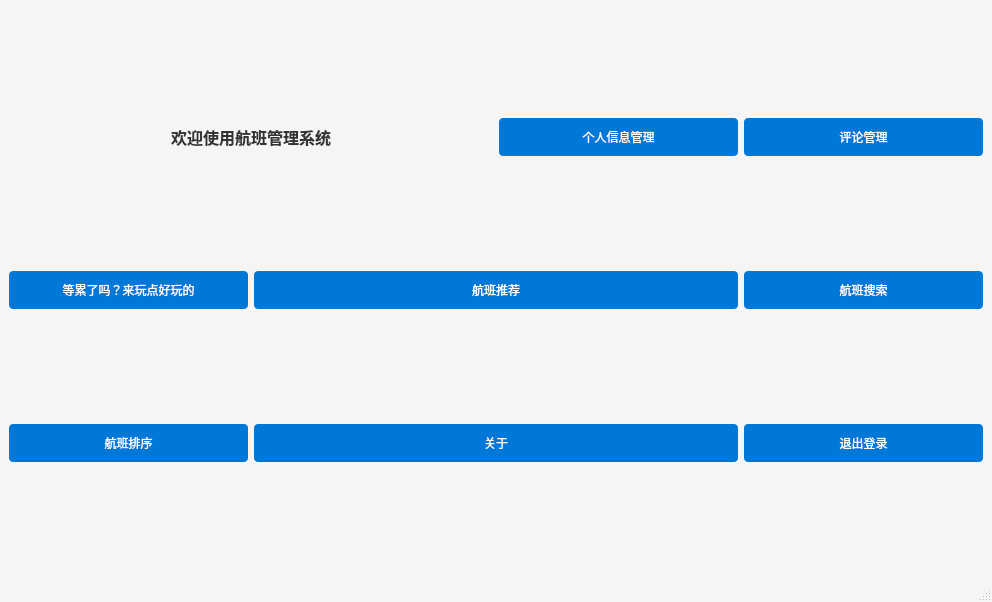
<?xml version="1.0" encoding="UTF-8"?>
<ui version="4.0">
 <class>MainInterface</class>
 <widget class="QMainWindow" name="MainInterface">
  <property name="geometry">
   <rect>
    <x>0</x>
    <y>0</y>
    <width>992</width>
    <height>602</height>
   </rect>
  </property>
  <property name="styleSheet">
   <string>QMainWindow {
    background-color: #F5F5F5;
    font-family: 'Segoe UI', sans-serif;
}

QPushButton {
    background-color: #0078D7;
    border: none;
    border-radius: 4px;
    color: white;
    padding: 10px;
    min-width: 150px;
}

QPushButton:hover {
    background-color: #005FAC;
}

QPushButton:pressed {
    background-color: #003D79;
}

QLabel {
    font-size: 16px;
    font-weight: bold;
    color: #333;
}</string>
  </property>
  <widget class="QWidget" name="centralwidget">
   <layout class="QGridLayout" name="gridLayout">
    <item row="0" column="0" colspan="2">
     <widget class="QLabel" name="welcomeLabel">
      <property name="layoutDirection">
       <enum>Qt::LeftToRight</enum>
      </property>
      <property name="text">
       <string>欢迎使用航班管理系统</string>
      </property>
      <property name="alignment">
       <set>Qt::AlignCenter</set>
      </property>
     </widget>
    </item>
    <item row="0" column="2">
     <widget class="QPushButton" name="profileManagementButton">
      <property name="cursor">
       <cursorShape>PointingHandCursor</cursorShape>
      </property>
      <property name="text">
       <string>个人信息管理</string>
      </property>
     </widget>
    </item>
    <item row="0" column="3">
     <widget class="QPushButton" name="commentManagementButton">
      <property name="cursor">
       <cursorShape>PointingHandCursor</cursorShape>
      </property>
      <property name="text">
       <string>评论管理</string>
      </property>
     </widget>
    </item>
    <item row="1" column="0">
     <widget class="QPushButton" name="games">
      <property name="cursor">
       <cursorShape>PointingHandCursor</cursorShape>
      </property>
      <property name="text">
       <string>等累了吗？来玩点好玩的</string>
      </property>
     </widget>
    </item>
    <item row="1" column="1" colspan="2">
     <widget class="QPushButton" name="flightRecommendationButton">
      <property name="cursor">
       <cursorShape>PointingHandCursor</cursorShape>
      </property>
      <property name="text">
       <string>航班推荐</string>
      </property>
     </widget>
    </item>
    <item row="1" column="3">
     <widget class="QPushButton" name="flightSearchButton">
      <property name="cursor">
       <cursorShape>PointingHandCursor</cursorShape>
      </property>
      <property name="text">
       <string>航班搜索</string>
      </property>
     </widget>
    </item>
    <item row="2" column="0">
     <widget class="QPushButton" name="flightSortButton">
      <property name="cursor">
       <cursorShape>PointingHandCursor</cursorShape>
      </property>
      <property name="text">
       <string>航班排序</string>
      </property>
     </widget>
    </item>
    <item row="2" column="3">
     <widget class="QPushButton" name="logout">
      <property name="cursor">
       <cursorShape>PointingHandCursor</cursorShape>
      </property>
      <property name="text">
       <string>退出登录</string>
      </property>
     </widget>
    </item>
    <item row="2" column="1" colspan="2">
     <widget class="QPushButton" name="about">
      <property name="cursor">
       <cursorShape>PointingHandCursor</cursorShape>
      </property>
      <property name="text">
       <string>关于</string>
      </property>
     </widget>
    </item>
   </layout>
  </widget>
  <widget class="QMenuBar" name="menuBar">
   <property name="geometry">
    <rect>
     <x>0</x>
     <y>0</y>
     <width>992</width>
     <height>22</height>
    </rect>
   </property>
  </widget>
  <widget class="QStatusBar" name="statusBar"/>
 </widget>
 <resources/>
 <connections/>
</ui>
